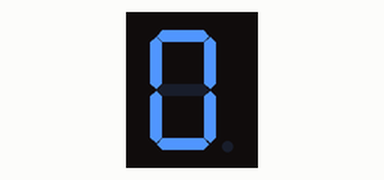
Simulated run of this sketch. Board: Arduino Uno, built with avr-gcc and run on an emulated ATmega328P. Parts: 1-digit seven-segment display.

Above: at 0.1 s.
At 4.1 s:
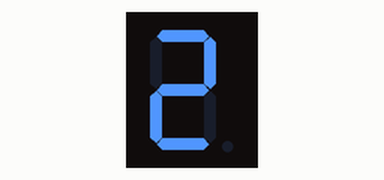
At 8.1 s:
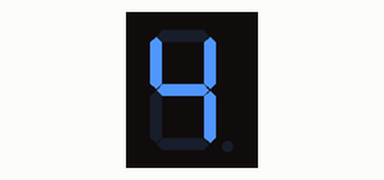
At 16.1 s:
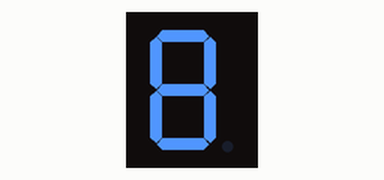
At 26.1 s:
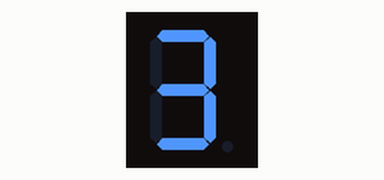
At 38.1 s:
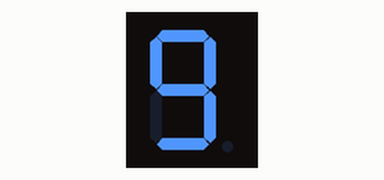

Measured:
- what the display in image 1 shows lasts 2.0 s, from 4.0 s to 6.0 s

The sketch:

sistani20.ino
```cpp
#include"SevSeg.h"
SevSeg sevseg;
void setup() {
 byte numDigits=1; // put your setup code here, to run once:
byte digitPins[]={};
byte segmentPins[]={3,2,8,7,6,4,5,9};
bool resistorsOnSegments=true;
sevseg.begin(COMMON_ANODE,numDigits,digitPins,segmentPins,resistorsOnSegments);
sevseg.setBrightness(90);
}

void loop() {
for(int i=0;i<10;i++){
  sevseg.setNumber(i);
  sevseg.refreshDisplay();
  delay(2000);// put your main code here, to run repeatedly:
}

}
```
